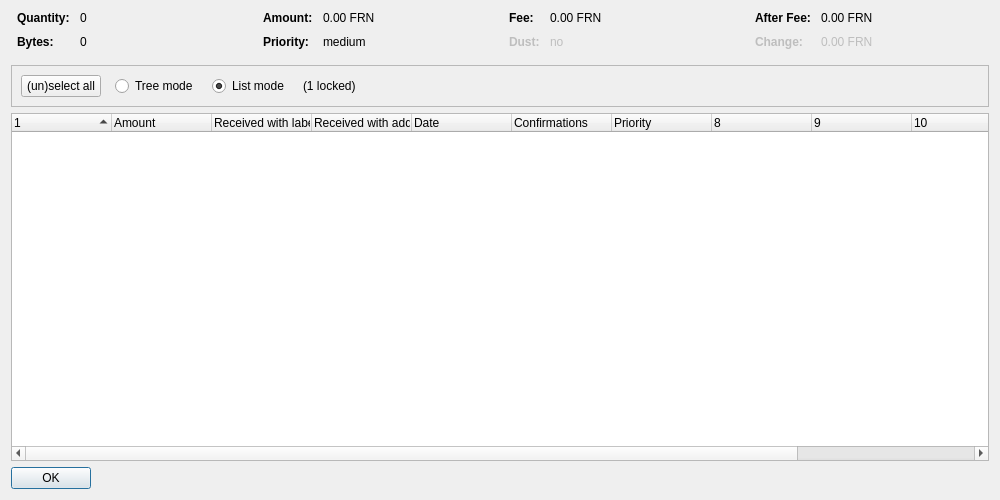
<?xml version="1.0" encoding="UTF-8"?>
<ui version="4.0">
 <class>CoinControlDialog</class>
 <widget class="QDialog" name="CoinControlDialog">
  <property name="geometry">
   <rect>
    <x>0</x>
    <y>0</y>
    <width>1000</width>
    <height>500</height>
   </rect>
  </property>
  <property name="windowTitle">
   <string>Coin Selection</string>
  </property>
  <layout class="QVBoxLayout" name="verticalLayout">
   <item>
    <layout class="QHBoxLayout" name="horizontalLayoutTop" stretch="0,0,0,0">
     <property name="topMargin">
      <number>0</number>
     </property>
     <property name="bottomMargin">
      <number>10</number>
     </property>
     <item>
      <layout class="QFormLayout" name="formLayoutCoinControl1">
       <property name="horizontalSpacing">
        <number>10</number>
       </property>
       <property name="verticalSpacing">
        <number>10</number>
       </property>
       <property name="leftMargin">
        <number>6</number>
       </property>
       <property name="rightMargin">
        <number>6</number>
       </property>
       <item row="0" column="0">
        <widget class="QLabel" name="labelCoinControlQuantityText">
         <property name="font">
          <font>
           <weight>75</weight>
           <bold>true</bold>
          </font>
         </property>
         <property name="text">
          <string>Quantity:</string>
         </property>
        </widget>
       </item>
       <item row="0" column="1">
        <widget class="QLabel" name="labelCoinControlQuantity">
         <property name="cursor">
          <cursorShape>IBeamCursor</cursorShape>
         </property>
         <property name="contextMenuPolicy">
          <enum>Qt::ActionsContextMenu</enum>
         </property>
         <property name="text">
          <string notr="true">0</string>
         </property>
         <property name="textInteractionFlags">
          <set>Qt::LinksAccessibleByMouse|Qt::TextSelectableByKeyboard|Qt::TextSelectableByMouse</set>
         </property>
        </widget>
       </item>
       <item row="1" column="0">
        <widget class="QLabel" name="labelCoinControlBytesText">
         <property name="font">
          <font>
           <weight>75</weight>
           <bold>true</bold>
          </font>
         </property>
         <property name="text">
          <string>Bytes:</string>
         </property>
        </widget>
       </item>
       <item row="1" column="1">
        <widget class="QLabel" name="labelCoinControlBytes">
         <property name="cursor">
          <cursorShape>IBeamCursor</cursorShape>
         </property>
         <property name="contextMenuPolicy">
          <enum>Qt::ActionsContextMenu</enum>
         </property>
         <property name="text">
          <string notr="true">0</string>
         </property>
         <property name="textInteractionFlags">
          <set>Qt::LinksAccessibleByMouse|Qt::TextSelectableByKeyboard|Qt::TextSelectableByMouse</set>
         </property>
        </widget>
       </item>
      </layout>
     </item>
     <item>
      <layout class="QFormLayout" name="formLayoutCoinControl2">
       <property name="horizontalSpacing">
        <number>10</number>
       </property>
       <property name="verticalSpacing">
        <number>10</number>
       </property>
       <property name="leftMargin">
        <number>6</number>
       </property>
       <property name="rightMargin">
        <number>6</number>
       </property>
       <item row="0" column="0">
        <widget class="QLabel" name="labelCoinControlAmountText">
         <property name="font">
          <font>
           <weight>75</weight>
           <bold>true</bold>
          </font>
         </property>
         <property name="text">
          <string>Amount:</string>
         </property>
        </widget>
       </item>
       <item row="0" column="1">
        <widget class="QLabel" name="labelCoinControlAmount">
         <property name="cursor">
          <cursorShape>IBeamCursor</cursorShape>
         </property>
         <property name="contextMenuPolicy">
          <enum>Qt::ActionsContextMenu</enum>
         </property>
         <property name="text">
          <string notr="true">0.00 FRN</string>
         </property>
         <property name="textInteractionFlags">
          <set>Qt::LinksAccessibleByMouse|Qt::TextSelectableByKeyboard|Qt::TextSelectableByMouse</set>
         </property>
        </widget>
       </item>
       <item row="1" column="0">
        <widget class="QLabel" name="labelCoinControlPriorityText">
         <property name="font">
          <font>
           <weight>75</weight>
           <bold>true</bold>
          </font>
         </property>
         <property name="text">
          <string>Priority:</string>
         </property>
        </widget>
       </item>
       <item row="1" column="1">
        <widget class="QLabel" name="labelCoinControlPriority">
         <property name="cursor">
          <cursorShape>IBeamCursor</cursorShape>
         </property>
         <property name="contextMenuPolicy">
          <enum>Qt::ActionsContextMenu</enum>
         </property>
         <property name="text">
          <string notr="true">medium</string>
         </property>
         <property name="textInteractionFlags">
          <set>Qt::LinksAccessibleByMouse|Qt::TextSelectableByKeyboard|Qt::TextSelectableByMouse</set>
         </property>
        </widget>
       </item>
      </layout>
     </item>
     <item>
      <layout class="QFormLayout" name="formLayoutCoinControl3">
       <property name="horizontalSpacing">
        <number>10</number>
       </property>
       <property name="verticalSpacing">
        <number>10</number>
       </property>
       <property name="leftMargin">
        <number>6</number>
       </property>
       <property name="rightMargin">
        <number>6</number>
       </property>
       <item row="0" column="0">
        <widget class="QLabel" name="labelCoinControlFeeText">
         <property name="font">
          <font>
           <weight>75</weight>
           <bold>true</bold>
          </font>
         </property>
         <property name="text">
          <string>Fee:</string>
         </property>
        </widget>
       </item>
       <item row="0" column="1">
        <widget class="QLabel" name="labelCoinControlFee">
         <property name="cursor">
          <cursorShape>IBeamCursor</cursorShape>
         </property>
         <property name="contextMenuPolicy">
          <enum>Qt::ActionsContextMenu</enum>
         </property>
         <property name="text">
          <string notr="true">0.00 FRN</string>
         </property>
         <property name="textInteractionFlags">
          <set>Qt::LinksAccessibleByMouse|Qt::TextSelectableByKeyboard|Qt::TextSelectableByMouse</set>
         </property>
        </widget>
       </item>
       <item row="1" column="0">
        <widget class="QLabel" name="labelCoinControlLowOutputText">
         <property name="enabled">
          <bool>false</bool>
         </property>
         <property name="font">
          <font>
           <weight>75</weight>
           <bold>true</bold>
          </font>
         </property>
         <property name="text">
          <string>Dust:</string>
         </property>
        </widget>
       </item>
       <item row="1" column="1">
        <widget class="QLabel" name="labelCoinControlLowOutput">
         <property name="enabled">
          <bool>false</bool>
         </property>
         <property name="cursor">
          <cursorShape>IBeamCursor</cursorShape>
         </property>
         <property name="contextMenuPolicy">
          <enum>Qt::ActionsContextMenu</enum>
         </property>
         <property name="text">
          <string notr="true">no</string>
         </property>
         <property name="textInteractionFlags">
          <set>Qt::LinksAccessibleByMouse|Qt::TextSelectableByKeyboard|Qt::TextSelectableByMouse</set>
         </property>
        </widget>
       </item>
      </layout>
     </item>
     <item>
      <layout class="QFormLayout" name="formLayoutCoinControl4">
       <property name="horizontalSpacing">
        <number>10</number>
       </property>
       <property name="verticalSpacing">
        <number>10</number>
       </property>
       <property name="leftMargin">
        <number>6</number>
       </property>
       <property name="rightMargin">
        <number>6</number>
       </property>
       <item row="0" column="0">
        <widget class="QLabel" name="labelCoinControlAfterFeeText">
         <property name="font">
          <font>
           <weight>75</weight>
           <bold>true</bold>
          </font>
         </property>
         <property name="text">
          <string>After Fee:</string>
         </property>
        </widget>
       </item>
       <item row="0" column="1">
        <widget class="QLabel" name="labelCoinControlAfterFee">
         <property name="cursor">
          <cursorShape>IBeamCursor</cursorShape>
         </property>
         <property name="contextMenuPolicy">
          <enum>Qt::ActionsContextMenu</enum>
         </property>
         <property name="text">
          <string notr="true">0.00 FRN</string>
         </property>
         <property name="textInteractionFlags">
          <set>Qt::LinksAccessibleByMouse|Qt::TextSelectableByKeyboard|Qt::TextSelectableByMouse</set>
         </property>
        </widget>
       </item>
       <item row="1" column="0">
        <widget class="QLabel" name="labelCoinControlChangeText">
         <property name="enabled">
          <bool>false</bool>
         </property>
         <property name="font">
          <font>
           <weight>75</weight>
           <bold>true</bold>
          </font>
         </property>
         <property name="text">
          <string>Change:</string>
         </property>
        </widget>
       </item>
       <item row="1" column="1">
        <widget class="QLabel" name="labelCoinControlChange">
         <property name="enabled">
          <bool>false</bool>
         </property>
         <property name="cursor">
          <cursorShape>IBeamCursor</cursorShape>
         </property>
         <property name="contextMenuPolicy">
          <enum>Qt::ActionsContextMenu</enum>
         </property>
         <property name="text">
          <string notr="true">0.00 FRN</string>
         </property>
         <property name="textInteractionFlags">
          <set>Qt::LinksAccessibleByMouse|Qt::TextSelectableByKeyboard|Qt::TextSelectableByMouse</set>
         </property>
        </widget>
       </item>
      </layout>
     </item>
    </layout>
   </item>
   <item>
    <widget class="QFrame" name="frame">
     <property name="minimumSize">
      <size>
       <width>0</width>
       <height>40</height>
      </size>
     </property>
     <property name="frameShape">
      <enum>QFrame::StyledPanel</enum>
     </property>
     <property name="frameShadow">
      <enum>QFrame::Sunken</enum>
     </property>
     <layout class="QHBoxLayout" name="horizontalLayout">
      <item>
       <layout class="QHBoxLayout" name="horizontalLayoutPanel" stretch="0,0,0,0,0">
        <property name="spacing">
         <number>14</number>
        </property>
        <item>
         <widget class="QPushButton" name="pushButtonSelectAll">
          <property name="sizePolicy">
           <sizepolicy hsizetype="Maximum" vsizetype="Fixed">
            <horstretch>0</horstretch>
            <verstretch>0</verstretch>
           </sizepolicy>
          </property>
          <property name="text">
           <string>(un)select all</string>
          </property>
          <property name="autoDefault">
           <bool>false</bool>
          </property>
         </widget>
        </item>
        <item>
         <widget class="QRadioButton" name="radioTreeMode">
          <property name="sizePolicy">
           <sizepolicy hsizetype="Maximum" vsizetype="Fixed">
            <horstretch>0</horstretch>
            <verstretch>0</verstretch>
           </sizepolicy>
          </property>
          <property name="text">
           <string>Tree mode</string>
          </property>
         </widget>
        </item>
        <item>
         <widget class="QRadioButton" name="radioListMode">
          <property name="sizePolicy">
           <sizepolicy hsizetype="Maximum" vsizetype="Fixed">
            <horstretch>0</horstretch>
            <verstretch>0</verstretch>
           </sizepolicy>
          </property>
          <property name="text">
           <string>List mode</string>
          </property>
          <property name="checked">
           <bool>true</bool>
          </property>
         </widget>
        </item>
        <item>
         <widget class="QLabel" name="labelLocked">
          <property name="text">
           <string notr="true">(1 locked)</string>
          </property>
         </widget>
        </item>
        <item>
         <spacer name="horizontalSpacer">
          <property name="orientation">
           <enum>Qt::Horizontal</enum>
          </property>
          <property name="sizeHint" stdset="0">
           <size>
            <width>40</width>
            <height>20</height>
           </size>
          </property>
         </spacer>
        </item>
       </layout>
      </item>
     </layout>
    </widget>
   </item>
   <item>
    <widget class="CoinControlTreeWidget" name="treeWidget">
     <property name="contextMenuPolicy">
      <enum>Qt::CustomContextMenu</enum>
     </property>
     <property name="sortingEnabled">
      <bool>false</bool>
     </property>
     <property name="columnCount">
      <number>12</number>
     </property>
     <attribute name="headerShowSortIndicator" stdset="0">
      <bool>true</bool>
     </attribute>
     <attribute name="headerStretchLastSection">
      <bool>false</bool>
     </attribute>
     <column>
      <property name="text">
       <string/>
      </property>
     </column>
     <column>
      <property name="text">
       <string>Amount</string>
      </property>
     </column>
     <column>
      <property name="text">
       <string>Received with label</string>
      </property>
     </column>
     <column>
      <property name="text">
       <string>Received with address</string>
      </property>
     </column>
     <column>
      <property name="text">
       <string>Date</string>
      </property>
     </column>
     <column>
      <property name="text">
       <string>Confirmations</string>
      </property>
      <property name="toolTip">
       <string>Confirmed</string>
      </property>
     </column>
     <column>
      <property name="text">
       <string>Priority</string>
      </property>
     </column>
     <column>
      <property name="text">
       <string/>
      </property>
     </column>
     <column>
      <property name="text">
       <string/>
      </property>
     </column>
     <column>
      <property name="text">
       <string/>
      </property>
     </column>
     <column>
      <property name="text">
       <string/>
      </property>
     </column>
     <column>
      <property name="text">
       <string/>
      </property>
     </column>
    </widget>
   </item>
   <item>
    <widget class="QDialogButtonBox" name="buttonBox">
     <property name="sizePolicy">
      <sizepolicy hsizetype="Maximum" vsizetype="Fixed">
       <horstretch>0</horstretch>
       <verstretch>0</verstretch>
      </sizepolicy>
     </property>
     <property name="orientation">
      <enum>Qt::Horizontal</enum>
     </property>
     <property name="standardButtons">
      <set>QDialogButtonBox::Ok</set>
     </property>
    </widget>
   </item>
  </layout>
 </widget>
 <customwidgets>
  <customwidget>
   <class>CoinControlTreeWidget</class>
   <extends>QTreeWidget</extends>
   <header>coincontroltreewidget.h</header>
  </customwidget>
 </customwidgets>
 <resources/>
 <connections/>
</ui>
